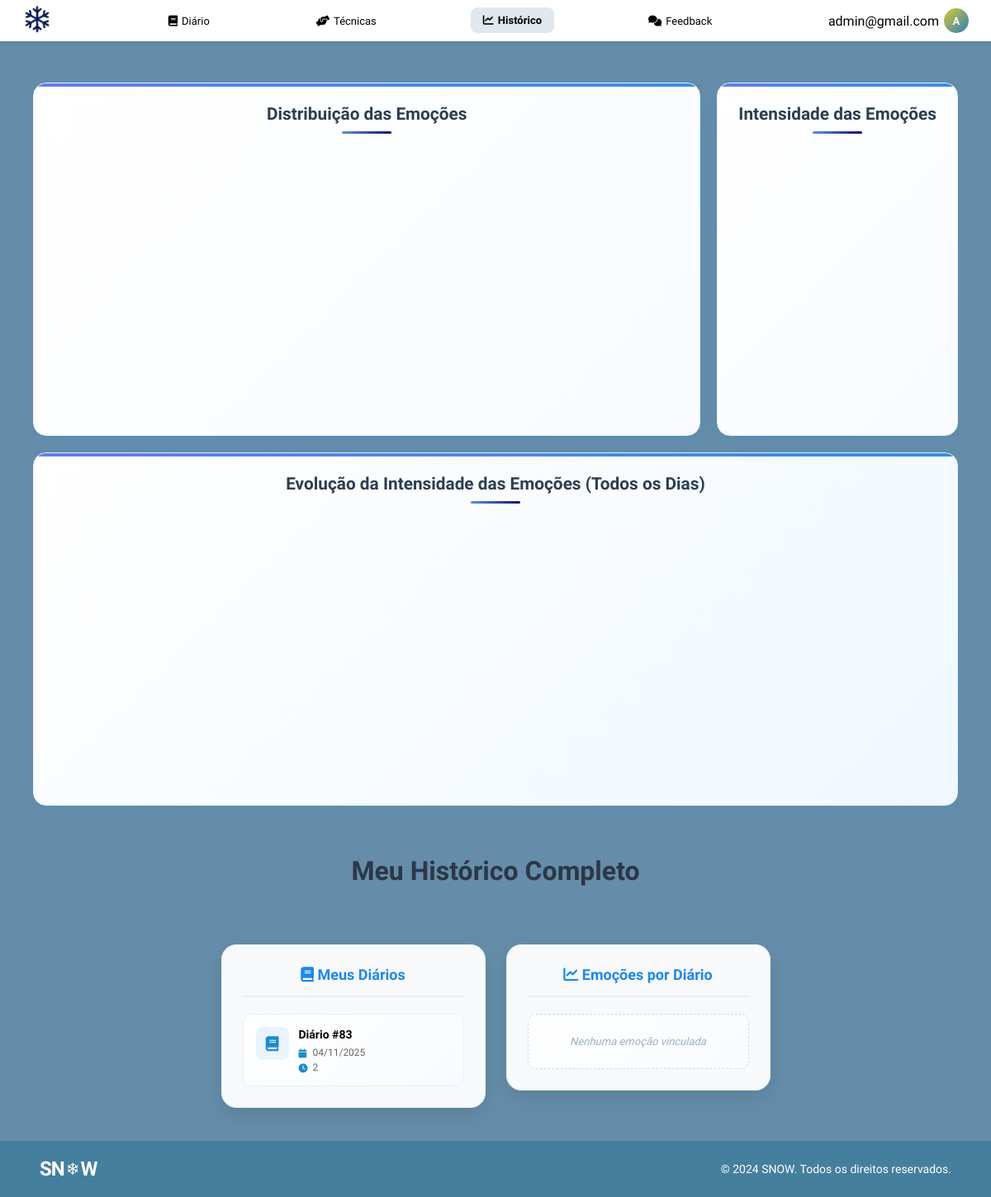
Page /historicoUsuario/graficos.php (signed in) on the committed database.
### tables this page shows
CREATE TABLE `diario` (
  `id_diario` int(11) NOT NULL,
  `descricao` text DEFAULT NULL,
  `data_registro` date DEFAULT NULL,
  `dia_semana` char(1) DEFAULT NULL,
  `id_usuario` int(11) DEFAULT NULL
);

### historicoUsuario/graficos.php (the view, shortened to what this page needs)
<?php
include("../conexao.php");
$id_usuario = $_SESSION['id_usuario'];
?>
<!DOCTYPE html>
<html lang="pt-BR">
<head>
    <link rel="stylesheet" href="https://cdnjs.cloudflare.com/ajax/libs/font-awesome/6.0.0/css/all.min.css">
    <link rel="stylesheet" href="historicoo.css">
</head>
<body>
<div class="top-navbar">
    <div class="logo">
        <a href="../index.php">
            <img src="logoFloco.png" alt="Logo Floco - Página Inicial">
        </a>
    </div>
    <div class="navbar-container">
        <ul class="navbar">
            <li>
                <a href="../agenda/agenda.php">
                    <i class="fas fa-book"></i>
                    <span>Diário</span>
                </a>
            </li>
            <li>
                <a href="../Tecnicas/tecnicas.php">
                    <i class="fas fa-hands-helping"></i>
                    <span>Técnicas</span>
                </a>
            </li>
            <li class="active">
                <a href="../historicoUsuario/graficos.php">
                    <i class="fas fa-chart-line"></i>
                    <span>Histórico</span>
                </a>
            </li>
            <li>
                <a href="../feedbackUsuario/feedback.php">
                    <i class="fas fa-comments"></i>
                    <span>Feedback</span>
                </a>
            </li>
        </ul>
    </div>
    <div class="user-section">
        <div class="user-info" id="user-menu-toggle">
            <span id="admin-name"><?php echo $_SESSION['login']; ?></span>
            <div class="user-avatar"><?php echo strtoupper(substr($_SESSION['login'], 0, 1)); ?></div>
        </div>
    </div>
</div>
<div class="graficos-container">
    <div class="grafico-card">
        <div class="grafico-titulo">Distribuição das Emoções</div>
        <div id="graficoPizza" class="grafico"></div>
    </div>
    <div class="grafico-card">
        <div class="grafico-titulo">Intensidade das Emoções</div>
        <div id="graficoBarras" class="grafico"></div>
    </div>
    <div class="grafico-card" style="grid-column: span 2;">
        <div class="grafico-titulo">Evolução da Intensidade das Emoções (Todos os Dias)</div>
        <div id="graficoLinha" class="grafico"></div>
    </div>
</div>
<h2 class="main-title">Meu Histórico Completo</h2>
<div class="sections-container">
    <div class="section-column">
        <div class="section-header">
            <h3><i class="fas fa-book"></i> Meus Diários</h3>
        </div>
        <div class="cards-wrapper">
            <div class="cards-container">
                <?php
                $query = mysqli_query($id, "SELECT * FROM diario WHERE id_usuario = $id_usuario");
                if (mysqli_num_rows($query) > 0) {
                    while ($row = mysqli_fetch_array($query)) {
                        $data_formatada = date('d/m/Y', strtotime($row['data_registro']));
                ?>
                <div class="data-card">
                    <div class="card-content">
                        <div class="card-icon">
                            <i class="fas fa-book"></i>
                        </div>
                        <div class="card-info">
                            <h3 class="card-title">Diário #<?php echo $row['id_diario']; ?></h3>
                            <div class="card-details">
                                <div class="detail-item">
                                    <i class="fas fa-calendar"></i>
                                    <span><?php echo $data_formatada; ?></span>
                                </div>
                                <div class="detail-item">
                                    <i class="fas fa-clock"></i>
                                    <span><?php echo $row['dia_semana']; ?></span>
                                </div>
                            </div>
                        </div>
                    </div>
                </div>
                <?php
                    }
                } else {
                    echo '<div class="no-data-card">Nenhum diário encontrado</div>';
                }
                ?>
            </div>
        </div>
    </div>
    <div class="section-column">
        <div class="section-header">
            <h3><i class="fas fa-chart-line"></i> Emoções por Diário</h3>
        </div>
        <div class="cards-wrapper">
            <div class="cards-container">
                <?php
                $query = mysqli_query($id,
                    "SELECT de.id_diarioemocao, d.descricao, e.nome as emocao_nome, de.intensidade, de.hora, d.id_diario
                     FROM diario_emocao de
                     JOIN diario d ON de.id_diario = d.id_diario
                     JOIN emocao e ON de.id_emocao = e.id_emocao
                     WHERE d.id_usuario = $id_usuario"
                );
                if (mysqli_num_rows($query) > 0) {
                    while ($row = mysqli_fetch_array($query)) {
                        $hora_formatada = date('H:i', strtotime($row['hora']));
                ?>
                <div class="data-card">
                    <div class="card-content">
                        <div class="card-icon">
                            <i class="fas fa-chart-line"></i>
                        </div>
                        <div class="card-info">
                            <h3 class="card-title"><?php echo $row['emocao_nome']; ?></h3>
                            <div class="card-details">
                                <div class="detail-item">
                                    <i class="fas fa-bolt"></i>
                                    <span>Intensidade: <?php echo $row['intensidade']; ?>/5</span>
                                </div>
                                <div class="detail-item">
                                    <i class="fas fa-clock"></i>
                                    <span>Hora: <?php echo $hora_formatada; ?></span>
                                </div>
                                <div class="detail-item">
                                    <i class="fas fa-book"></i>
                                    <span>Diário #<?php echo $row['id_diario']; ?></span>
                                </div>
                            </div>
                        </div>
                    </div>
                </div>
                <?php
                    }
                } else {
                    echo '<div class="no-data-card">Nenhuma emoção vinculada</div>';
                }
                ?>
            </div>
        </div>
    </div>
</div>
<footer>
    <div class="container-footer">
        <div class="logo-snow">
            <span>S</span><span>N</span><span class="snowflake">❄</span><span>W</span>
        </div>
        <div class="rodape-direitos">
            <p>&copy; 2024 SNOW. Todos os direitos reservados.</p>
        </div>
    </div>
</footer>
</body>
</html>

### rows in the picture
diario: id_diario "83", data_registro "04/11/2025", dia_semana "2"

### other values in the picture
$_SESSION['login'] "admin@gmail.com"
substr($_SESSION['login'], 0, 1) "A"
